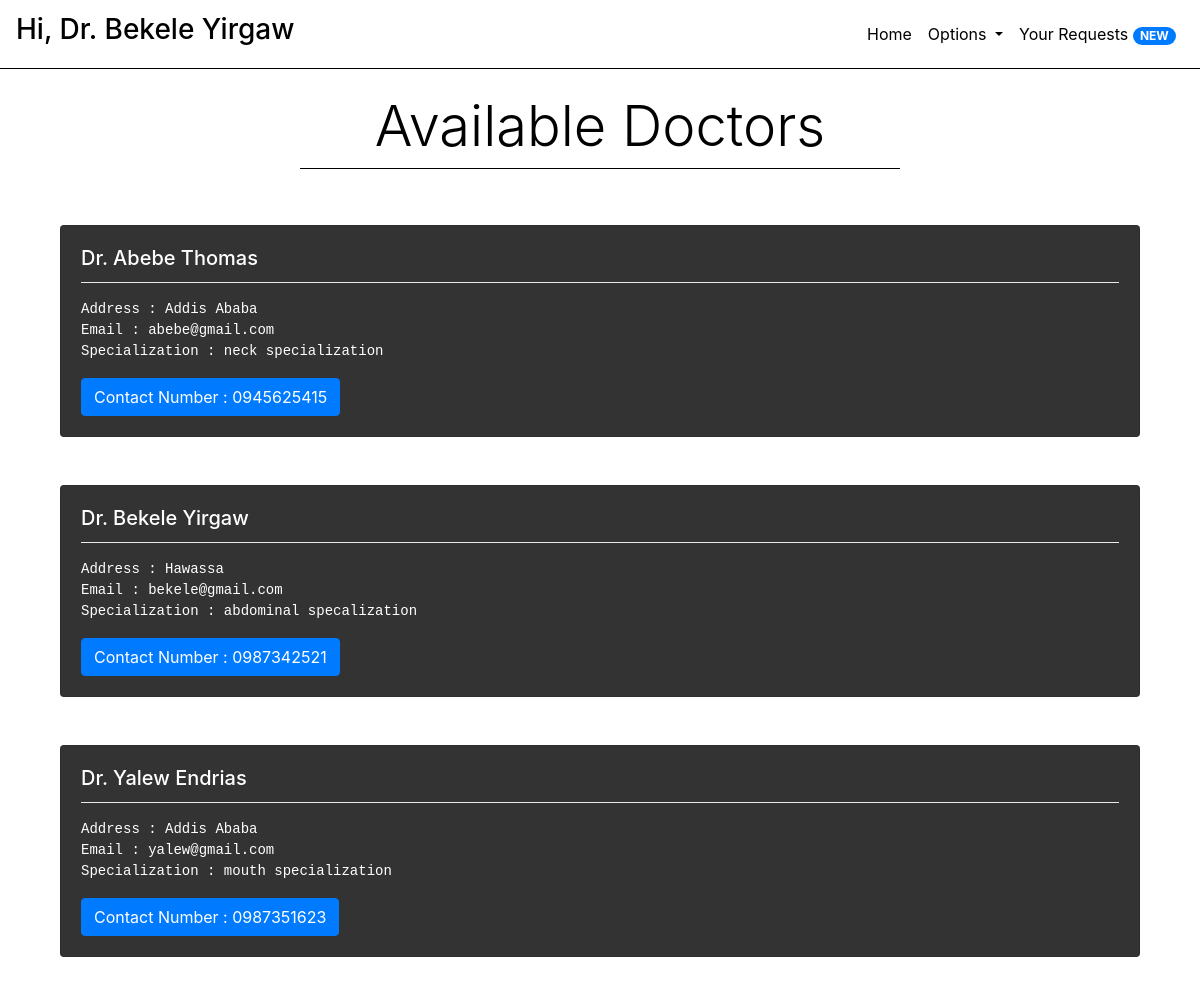
The app's page /doctors (signed in) with its own data.
### core/models.py (models this page shows, shortened)
class Doctor(models.Model):
    name = models.CharField(max_length = 30)
    address = models.CharField(max_length = 100)
    contactNumber = models.CharField(unique = True, max_length = 10)
    email = models.EmailField(unique = True, max_length = 255)
    specialization = models.CharField(max_length = 100)
    passwordHash = models.CharField(max_length = 64)
    emailHash = models.CharField(max_length = 64)

### core/views.py (the view)
# urls.py: path('doctors', views.doctors, name = "doctors"),
def doctors(request):
    context = {
        "doctors" : Doctor.objects.all(),
        "message":"Please Login First."
    }
    if request.session.get('isLoggedIn', False):
        response = render(request,"core/doctors.html",context)
        return responseHeadersModifier(response)
    else:
        response = render(request, "core/doctors.html", context)
        return responseHeadersModifier(response)

### core/views.py (called while the page is built)
def responseHeadersModifier(response):
    response["Cache-Control"] = "no-cache, no-store, must-revalidate"
    response["Pragma"] = "no-cache"
    response["Expires"] = "0"
    return response

### core/templates/core/doctors.html (shortened to what this page needs)
{% extends "core/base.html" %}
{% block bodytag %}
{% load static %}
<body style="background-size: auto auto;">
    {% endblock %}
    {% block body %}
    <br>
    <h1 style="text-align:center;color:black;" class="display-4">
        Available Doctors
    </h1>
    <li class="dropdown-divider" style="margin-left:25%;margin-right:25%;border-color:black"></li>
    <br>
    <br>
    {% if request.session.isLoggedIn %}
    {% for doctor in doctors %}
    <div class="row container" style="margin: 0 auto;">
        <div class="col-sm-12">
            <div class="card" style="background:rgba(0,0,0,0.8);color:white;">
                <div class="card-body">
                    <h5 class="card-title">Dr. {{ doctor.name }}</h5>
                    <li class="dropdown-divider"></li>
                    <p class="card-text">
                    <pre
                        style="color:white">Address : {{ doctor.address }}<br>Email : {{ doctor.email }}<br>Specialization : {{ doctor.specialization }}</pre>
                    </p>
                    <a href="#" class="btn btn-primary">Contact Number : {{ doctor.contactNumber }}</a>
                </div>
            </div>
        </div>
    </div>
    <br>
    <br>
    {% empty %}
    <h1 style="text-align:center;color:white">
        Sorry! No doctors available right now. Please try again later!
    </h1>
    {% endfor %}
    {% else %}
    {% if message %}
    <div style="text-align:center;margin:0 auto;" class="alert alert-warning" role="alert">
        {{ message }}
    </div>
    {% endif %}
    {% endif %}
    {% endblock %}

### core/templates/core/base.html (shortened to what this page needs)
{% load static %}
<!doctype html>
<html lang="en">
<head>
    <link rel="stylesheet" href="https://stackpath.bootstrapcdn.com/bootstrap/4.2.1/css/bootstrap.min.css"
>
</head>
{% block bodytag %}
{% endblock %}
<nav class="navbar navbar-expand-lg navbar-light bg-transparent">
    {% if request.session.isLoggedIn %}
    <a class="navbar-brand" href="/">
        <h3 style="color:black;text-align:center">Hi,{% if request.session.isDoctor %} Dr.{% endif %} {{ request.session.Name }}</h3>
    </a>
    {% else %}
    <a class="navbar-brand" href="/">
        <h2 style="color:black;text-align:center">Enen</h2>
    </a>
    {% endif %}
    <div class="collapse navbar-collapse" id="navbarSupportedContent">
        <ul class="navbar-nav ml-auto">
            <li class="nav-item active">
                <a class="nav-link" href="{% url 'index' %}" style="color:black">Home </a>
            </li>
            <li class="nav-item dropdown">
                <a class="nav-link dropdown-toggle" style="color:black" href="#" id="navbarDropdown" role="button"
                    data-toggle="dropdown" aria-haspopup="true" aria-expanded="false">
                    Options
                </a>
            </li>
            {% if request.session.isLoggedIn %}
            <li class="nav-item">
                <a class="nav-link" href="{% url 'login' %}" style="color:black">Your Requests <span
                        class="badge badge-primary badge-pill">{{ request.session.numberNewPrescriptions }}
                        NEW</span></a>
            </li>
            {% else %}
            <li class="nav-item">
                <a class="nav-link" href="{% url 'login' %}" style="color:black">Login</a>
            </li>
            {% endif %}
        </ul>
    </div>
</nav>
<li class="dropdown-divider" style="margin-top:0px;margin-bottom:0px;border-color:black"></li>
{% block body %}
{% endblock %}
</body>
</html>

### records on screen
Doctor: session.Name "Bekele Yirgaw", name "Bekele Yirgaw", address "Hawassa", email "bekele@gmail.com", specialization "abdominal specalization", contactNumber "0987342521"
Doctor: name "Abebe Thomas", address "Addis Ababa", email "abebe@gmail.com", specialization "neck specialization", contactNumber "0945625415"
Doctor: name "Yalew Endrias", address "Addis Ababa", email "yalew@gmail.com", specialization "mouth specialization", contactNumber "0987351623"
